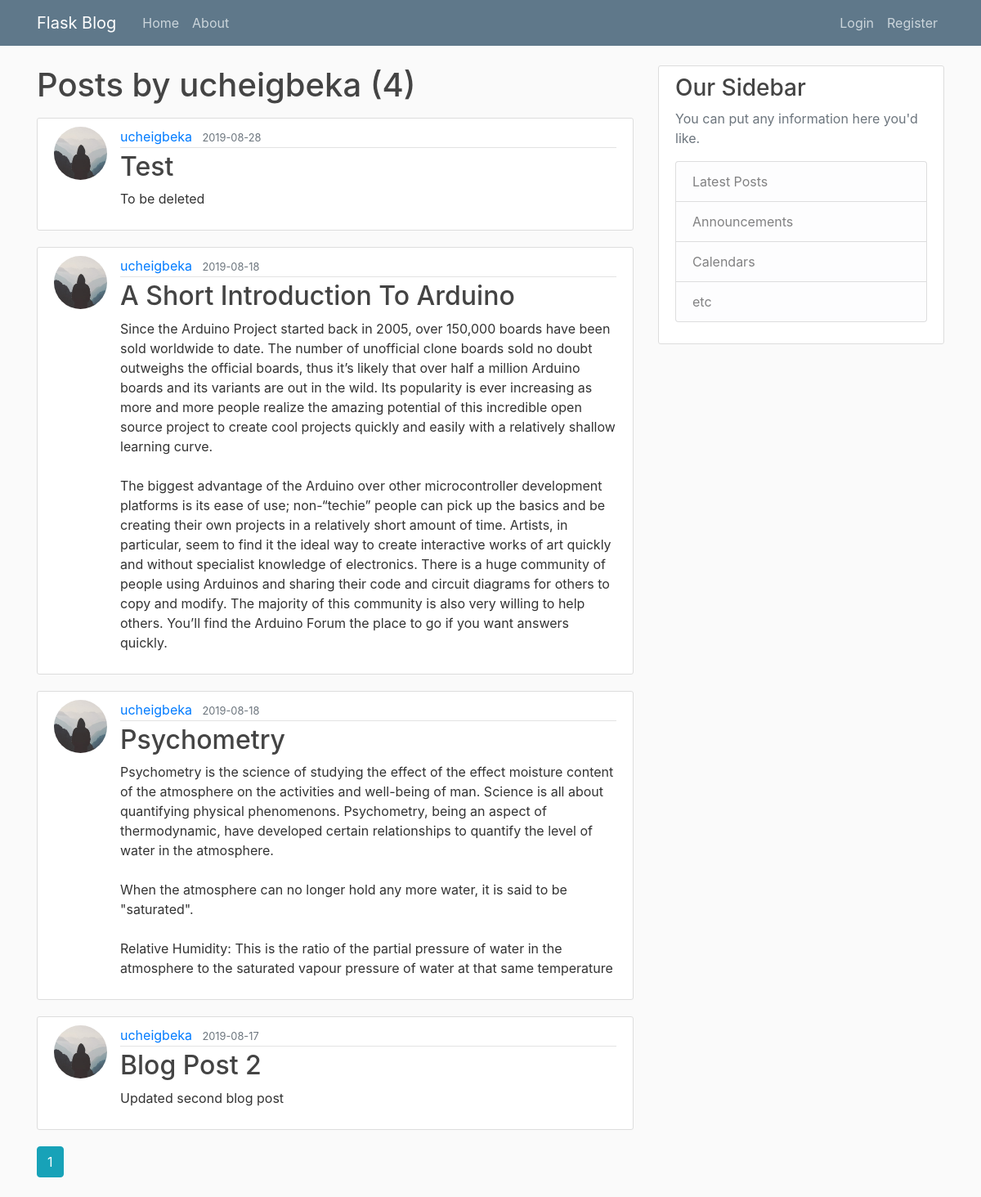
The app's page /user/ucheigbeka with its own data.
### flaskblog/models.py (models this page shows, shortened)
class User(db.Model, UserMixin):
    id = db.Column(db.Integer, primary_key=True)
    username = db.Column(db.String(20), unique=True, nullable=False)
    email = db.Column(db.String(120), unique=True, nullable=False)
    image_file = db.Column(db.String(20), nullable=False, default='default.jpg')
    password = db.Column(db.String(60), nullable=False)
    posts = db.relationship('Post', backref='author', lazy=True)

class Post(db.Model):
    id = db.Column(db.Integer, primary_key=True)
    title = db.Column(db.String(100), nullable=False)
    date_posted = db.Column(db.DateTime, nullable=False, default=datetime.utcnow)
    content = db.Column(db.Text, nullable=False)
    user_id = db.Column(db.Integer, db.ForeignKey('user.id'), nullable=False)

### flaskblog/users/routes.py (the view)
@users.route('/user/<string:username>')
def user_posts(username):
    page = request.args.get('page', 1, type=int)
    user = User.query.filter_by(username=username).first_or_404()
    posts = Post.query.filter_by(author=user).order_by(Post.date_posted.desc()).paginate(page=page, per_page=5)
    return render_template('user_posts.html', posts=posts, title='Home', user=user)

### flaskblog/templates/user_posts.html
{% extends "layout.html" %}
{% block content %}
    <h1 class="mb-3">Posts by {{ user.username }} ({{ posts.total }})</h1>
    {% for post in posts.items %}
        <article class="media content-section">
            <img class="rounded-circle article-img" src="{{ url_for('static', filename='profile_pics/' + post.author.image_file) }}">
          <div class="media-body">
            <div class="article-metadata">
              <a class="mr-2" href="{{ url_for('users.user_posts', username=post.author.username) }}">{{ post.author.username }}</a>
              <small class="text-muted">{{ post.date_posted.strftime('%Y-%m-%d') }}</small>
            </div>
            <h2><a class="article-title" href="{{ url_for('posts.post', post_id=post.id) }}">{{ post.title }}</a></h2>
            <p class="article-content">{{ post.content }}</p>
          </div>
        </article>
    {% endfor %}
    {% for page_num in posts.iter_pages(left_edge=1, right_edge=1, left_current=1, right_current=2) %}
        {% if page_num %}
            {% if posts.page == page_num %}
                <a class="btn btn-info mb-4" href="{{ url_for('users.user_posts', username=user.username, page=page_num) }}">{{ page_num }}</a>
            {% else %}
                <a class="btn btn-outline-info mb-4" href="{{ url_for('users.user_posts', username=user.username, page=page_num) }}">{{ page_num }}</a>
            {% endif %}
        {% else %}
            ...
        {% endif %}
    {% endfor %}
{% endblock content %}

### flaskblog/static/main.css (style rules this page uses)
body { background: #fafafa; color: #333333; margin-top: 5rem; }
h1, h2, h3, h4, h5, h6 { color: #444444; }
.content-section { background: #ffffff; padding: 10px 20px; border: 1px solid #dddddd; border-radius: 3px; margin-bottom: 20px; }
.article-title { color: #444444; }
.article-content { white-space: pre-line; }
.article-img { height: 65px; width: 65px; margin-right: 16px; }
.article-metadata { padding-bottom: 1px; margin-bottom: 4px; border-bottom: 1px solid #e3e3e3 }

### records on screen
User: username "ucheigbeka"
Post: image_file (placeholder picture), author.username "ucheigbeka", date_posted "2019-08-28", title "Test", content "To be deleted"
Post: image_file (placeholder picture), author.username "ucheigbeka", date_posted "2019-08-18", title "A Short Introduction To Arduino", content "Since the Arduino Project started back in 2005, over 150,000 boards have been sold worldwide to date. The number of unofficial clone boards sold no doubt outweighs the official boards, thus it’s likely that over half a million Arduino boards and its variants are out in the wild. Its popularity is ever increasing as more and more people realize the amazing potential of this incredible open source project to create cool projects quickly and easily with a relatively shallow learning curve. The biggest advantage of the Arduino over other microcontroller development platforms is its ease of use; non-“techie” people can pick up the basics and be creating their own projects in a relatively short…"
Post: image_file (placeholder picture), author.username "ucheigbeka", date_posted "2019-08-18", title "Psychometry", content "Psychometry is the science of studying the effect of the effect moisture content of the atmosphere on the activities and well-being of man. Science is all about quantifying physical phenomenons. Psychometry, being an aspect of thermodynamic, have developed certain relationships to quantify the level of water in the atmosphere. When the atmosphere can no longer hold any more water, it is said to be \"saturated\". Relative Humidity: This is the ratio of the partial pressure of water in the atmosphere to the saturated vapour pressure of water at that same temperature"
Post: image_file (placeholder picture), author.username "ucheigbeka", date_posted "2019-08-17", title "Blog Post 2", content "Updated second blog post"

### other values on screen
{{ posts.total }} "4"
{{ page_num }} "1"
